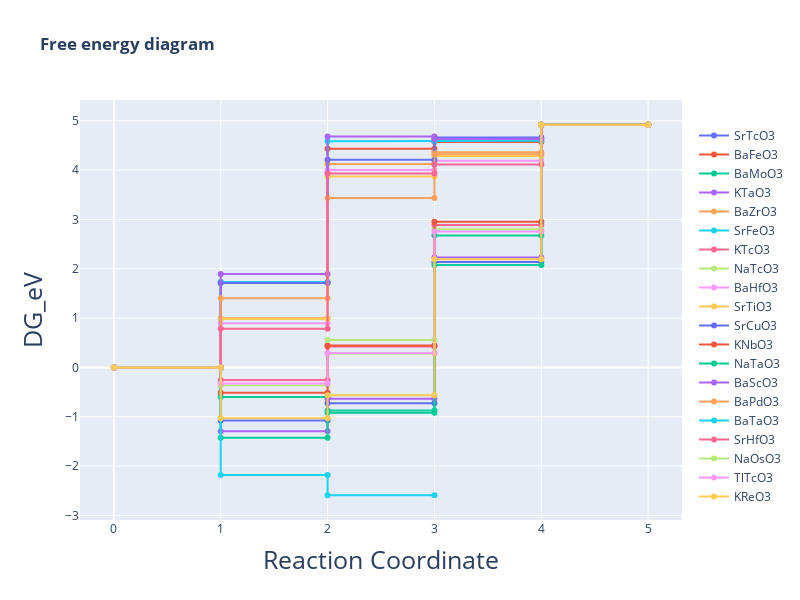

This figure's notebook cell:
### Code cell
fig = make_subplots(rows = 1, cols = 1)

x_list = [0,1,1,2,2,3,3,4,4,5]
y_idx = [0,0,1,1,2,2,3,3,4,4]

for idx in range(1,21):
    ads_list= [0, df.loc[idx,'DE_OH'], df.loc[idx,'DE_O'], df.loc[idx,'DE_OOH'], 4.92]
    
    y_list = []
    for x in range(len(x_list)):
      #  print(x_list[x]," ",ads_list[y_idx[x]])
        y_list.append(ads_list[y_idx[x]])

    fig.add_trace(go.Scatter(x = x_list, y = y_list, name = df.loc[idx,'formula']), row = 1, col = 1) # visible='legendonly'
    layout = go.Layout(title = 'free energy diagram', titlefont = dict(size = 25))
    fig.update_xaxes(title_text = 'Reaction Coordinate', titlefont = dict(size = 25))
    fig.update_yaxes(title_text = 'DG_eV', titlefont = dict(size = 25))
    fig.update_layout(height = 600, width = 800, title_text = '<b>Free energy diagram',
                     legend=dict(yanchor = "top", y = 0.95))
# pyo.iplot(fig)
fig.show()

### Figure 1 — Plotly figure (JSON) as saved in the notebook; plotly's stock layout.template omitted (floating-point values rounded to 4 significant figures)
{"data": [{"name": "SrTcO3", "type": "scatter", "x": [0, 1, 1, 2, 2, 3, 3, 4, 4, 5], "xaxis": "x", "y": [0, 0, -1.077, -1.077, -0.727, -0.727, 2.136, 2.136, 4.92, 4.92], "yaxis": "y"}, {"name": "BaFeO3", "type": "scatter", "x": [0, 1, 1, 2, 2, 3, 3, 4, 4, 5], "xaxis": "x", "y": [0, 0, 1.729, 1.729, 4.432, 4.432, 4.572, 4.572, 4.92, 4.92], "yaxis": "y"}, {"name": "BaMoO3", "type": "scatter", "x": [0, 1, 1, 2, 2, 3, 3, 4, 4, 5], "xaxis": "x", "y": [0, 0, -0.597, -0.597, -0.873, -0.873, 2.674, 2.674, 4.92, 4.92], "yaxis": "y"}, {"name": "KTaO3", "type": "scatter", "x": [0, 1, 1, 2, 2, 3, 3, 4, 4, 5], "xaxis": "x", "y": [0, 0, -1.296, -1.296, -0.634, -0.634, 2.23, 2.23, 4.92, 4.92], "yaxis": "y"}, {"name": "BaZrO3", "type": "scatter", "x": [0, 1, 1, 2, 2, 3, 3, 4, 4, 5], "xaxis": "x", "y": [0, 0, 0.995, 0.995, 4.123, 4.123, 4.361, 4.361, 4.92, 4.92], "yaxis": "y"}, {"name": "SrFeO3", "type": "scatter", "x": [0, 1, 1, 2, 2, 3, 3, 4, 4, 5], "xaxis": "x", "y": [0, 0, 1.731, 1.731, 4.586, 4.586, 4.595, 4.595, 4.92, 4.92], "yaxis": "y"}, {"name": "KTcO3", "type": "scatter", "x": [0, 1, 1, 2, 2, 3, 3, 4, 4, 5], "xaxis": "x", "y": [0, 0, -0.255, -0.255, 0.426, 0.426, 2.886, 2.886, 4.92, 4.92], "yaxis": "y"}, {"name": "NaTcO3", "type": "scatter", "x": [0, 1, 1, 2, 2, 3, 3, 4, 4, 5], "xaxis": "x", "y": [0, 0, -0.362, -0.362, 0.281, 0.281, 2.804, 2.804, 4.92, 4.92], "yaxis": "y"}, {"name": "BaHfO3", "type": "scatter", "x": [0, 1, 1, 2, 2, 3, 3, 4, 4, 5], "xaxis": "x", "y": [0, 0, 0.896, 0.896, 4.003, 4.003, 4.192, 4.192, 4.92, 4.92], "yaxis": "y"}, {"name": "SrTiO3", "type": "scatter", "x": [0, 1, 1, 2, 2, 3, 3, 4, 4, 5], "xaxis": "x", "y": [0, 0, 0.981, 0.981, 3.869, 3.869, 4.287, 4.287, 4.92, 4.92], "yaxis": "y"}, {"name": "SrCuO3", "type": "scatter", "x": [0, 1, 1, 2, 2, 3, 3, 4, 4, 5], "xaxis": "x", "y": [0, 0, 1.712, 1.712, 4.21, 4.21, 4.662, 4.662, 4.92, 4.92], "yaxis": "y"}, {"name": "KNbO3", "type": "scatter", "x": [0, 1, 1, 2, 2, 3, 3, 4, 4, 5], "xaxis": "x", "y": [0, 0, -0.512, -0.512, 0.445, 0.445, 2.953, 2.953, 4.92, 4.92], "yaxis": "y"}, {"name": "NaTaO3", "type": "scatter", "x": [0, 1, 1, 2, 2, 3, 3, 4, 4, 5], "xaxis": "x", "y": [0, 0, -1.424, -1.424, -0.919, -0.919, 2.078, 2.078, 4.92, 4.92], "yaxis": "y"}, {"name": "BaScO3", "type": "scatter", "x": [0, 1, 1, 2, 2, 3, 3, 4, 4, 5], "xaxis": "x", "y": [0, 0, 1.896, 1.896, 4.68, 4.68, 4.632, 4.632, 4.92, 4.92], "yaxis": "y"}, {"name": "BaPdO3", "type": "scatter", "x": [0, 1, 1, 2, 2, 3, 3, 4, 4, 5], "xaxis": "x", "y": [0, 0, 1.405, 1.405, 3.435, 3.435, 4.32, 4.32, 4.92, 4.92], "yaxis": "y"}, {"name": "BaTaO3", "type": "scatter", "x": [0, 1, 1, 2, 2, 3, 3, 4, 4, 5], "xaxis": "x", "y": [0, 0, -2.181, -2.181, -2.591, -2.591, "NaN", "NaN", 4.92, 4.92], "yaxis": "y"}, {"name": "SrHfO3", "type": "scatter", "x": [0, 1, 1, 2, 2, 3, 3, 4, 4, 5], "xaxis": "x", "y": [0, 0, 0.786, 0.786, 3.932, 3.932, 4.115, 4.115, 4.92, 4.92], "yaxis": "y"}, {"name": "NaOsO3", "type": "scatter", "x": [0, 1, 1, 2, 2, 3, 3, 4, 4, 5], "xaxis": "x", "y": [0, 0, "NaN", "NaN", 0.557, 0.557, "NaN", "NaN", 4.92, 4.92], "yaxis": "y"}, {"name": "TlTcO3", "type": "scatter", "x": [0, 1, 1, 2, 2, 3, 3, 4, 4, 5], "xaxis": "x", "y": [0, 0, -0.326, -0.326, 0.293, 0.293, 2.755, 2.755, 4.92, 4.92], "yaxis": "y"}, {"name": "KReO3", "type": "scatter", "x": [0, 1, 1, 2, 2, 3, 3, 4, 4, 5], "xaxis": "x", "y": [0, 0, -1.028, -1.028, -0.564, -0.564, 2.194, 2.194, 4.92, 4.92], "yaxis": "y"}], "layout": {"height": 600, "legend": {"y": 0.95, "yanchor": "top"}, "title": {"text": "<b>Free energy diagram"}, "width": 800, "xaxis": {"anchor": "y", "domain": [0, 1], "title": {"font": {"size": 25}, "text": "Reaction Coordinate"}}, "yaxis": {"anchor": "x", "domain": [0, 1], "title": {"font": {"size": 25}, "text": "DG_eV"}}}}
